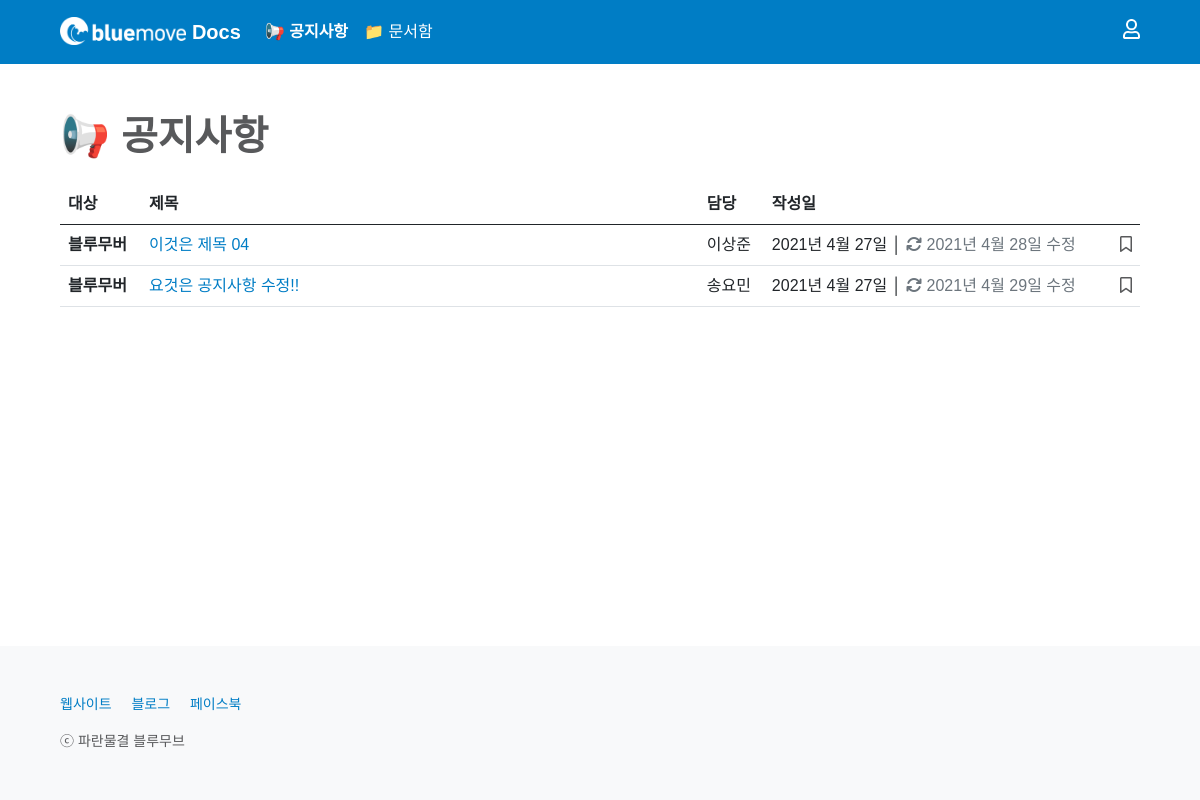
Before: /notice/ with the older database file.
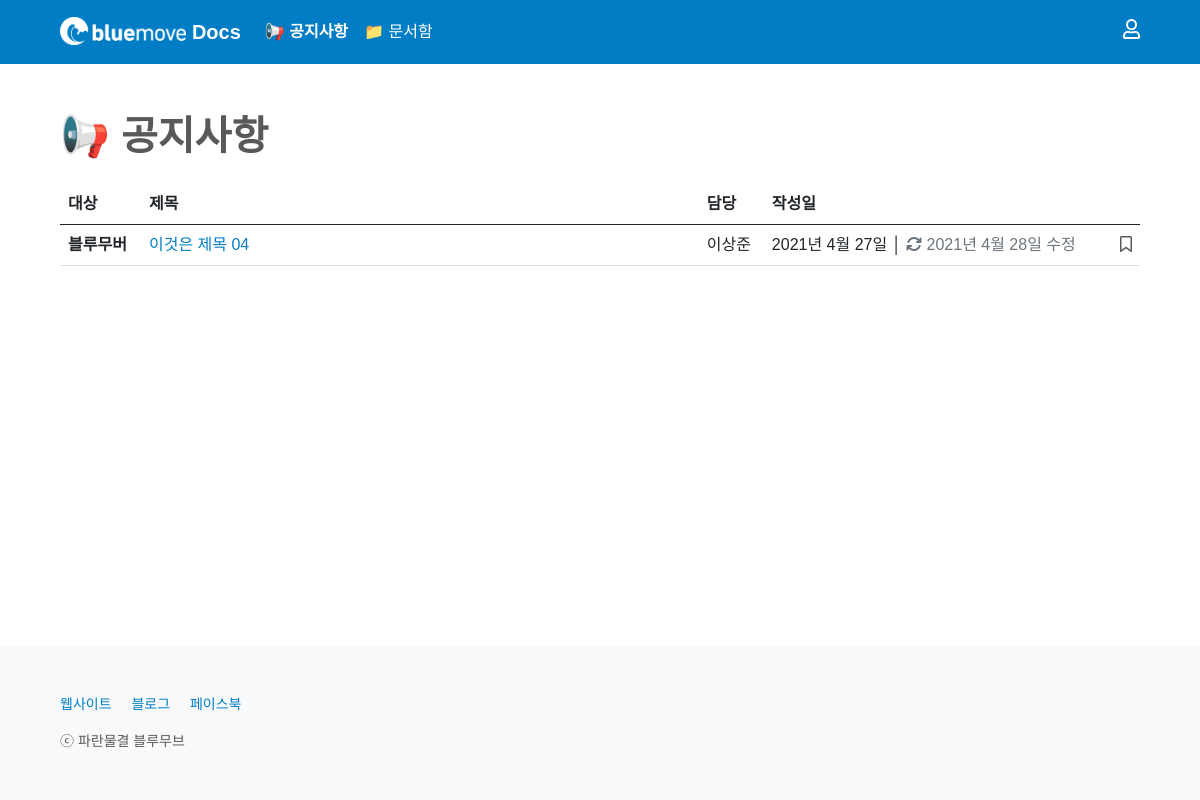
After: the same page with the newer database file.
### notice/models.py (models this page shows, shortened)
class Notice(models.Model):
    CATEGORY_CHOICES = {
        ('bluemover', '블루무버'),
        ('guest', '게스트'),
    }
    title = models.CharField(max_length = 50)
    old_title = models.CharField(max_length = 50, null=True, blank=True)
    writer = models.ForeignKey(User, on_delete=models.CASCADE)
    category = models.CharField(max_length = 50, choices = CATEGORY_CHOICES)
    channel_id = models.CharField(max_length = 50)
    channel_name = models.CharField(max_length = 50)
    content = RichTextField()
    image = models.ImageField(upload_to='images/', null=True, blank=True)
    created_at = models.DateField(auto_now_add = True)
    updated_at = models.DateField(auto_now = True)
    favorite_user_set = models.ManyToManyField(User, blank=True, related_name="favorite_user_set", through="Favorite")

### notice/views.py (the view)
# urls.py: path('', main, name='main'),
def main(request):
    if request.user.is_authenticated:
        profile = Profile.objects.get(user=request.user)
        if not profile.info_update_flag == True:
            return redirect('users:write_info', request.user.id)
        else:
            None
    else:
        None
    all_notices = Notice.objects.all().order_by('-id')
    page = request.GET.get('page', 1)
    paginator = Paginator(all_notices, 10)
    try:
        all_notices = paginator.page(page)
    except PageNotAnInteger:
        all_notices = paginator.page(1)
    except EmptyPage:
        all_notices = paginator.page(paginator.num_pages)
    return render(request, 'notice/main.html', {'all_notices': all_notices})

### notice/templates/notice/main.html (shortened to what this page needs)
{% extends 'base.html' %}
{% block content %}
{% include 'shared/_navbar4notice.html' %}
<main class="px-2 px-md-5">
    <div class="container-md mt-5">
        <h1 class="mb-4" style="font-weight: 600; color: #58595B;">📢 공지사항</h1>
        {% include 'shared/_noticetable.html' %}
    </div>
</main>
{% endblock %}

### home/templates/shared/_noticetable.html (shortened to what this page needs)
<div class="table-responsive" id="noticetable-table">
    <table class="table">
        <thead>
            <tr>
                <th scope="col">대상</th>
                <th scope="col">제목</th>
                <th scope="col">담당</th>
                <th scope="col">작성일</th>
                <th class="text-end" scope="col"></th>
            </tr>
        </thead>
        <tbody>
            {% for notice in all_notices %}
            <tr>
                <th scope="row">
                {% if notice.category == 'bluemover' %}
                    블루무버
                {% elif notice.category == 'guest' %}
                    게스트
                {% else %}
                    알 수 없음
                {% endif %}
                </th>
                <td><a href="{% url 'notice:read' notice.id %}{{ request.get_full_path|cut:request.path }}" style="word-break: break-word; overflow: hidden; text-overflow: ellipsis; width: 500px; display: -webkit-box; -webkit-line-clamp: 1; -webkit-box-orient: vertical;">{{ notice.title }}</a></td>
                <td>
                    {{ notice.writer.last_name }}{{ notice.writer.first_name }}
                </td>
                <td>
                    {% if notice.created_at == notice.updated_at %}
                    {{ notice.created_at }}
                    {% else %}
                    {{ notice.created_at }} │ <span style="color: #6C757D;"><i class="fas fa-sync"></i> {{ notice.updated_at }} 수정</span>
                    {% endif %}
                </td>
                <td>
                    {% if user.is_authenticated %}
                    <div class="text-end">
                        {% if not request.path == '/notice/' %}
                        <a class="bookmark no-pointer" style="" href="{% url 'notice:notice_favorite' notice.id %}?next={{ request.get_full_path }}#noticeTablePosition">
                        {% else %}
                        <a class="bookmark no-pointer" style="" href="{% url 'notice:notice_favorite' notice.id %}?next={{ request.get_full_path }}">
                        {% endif %}
                            {% if user in notice.favorite_user_set.all %}
                            <i class="fas fa-bookmark"></i>
                            {% else %}
                            <i class="far fa-bookmark"></i>
                            {% endif %}
                        </a>
                    </div>
                    {% else %}
                    <div class="text-end">
                        <a type="button" class="bookmark no-pointer" style="" data-bs-toggle="modal" data-bs-target="#tableloginModal">
                            <i class="far fa-bookmark"></i>
                        </a>
                    </div>
                    {% endif %}
                </td>
            </tr>
            {% empty %}
            <tr>
                <td colspan="5">
                    <div class="text-center"><br><h2 style="color: #CCCCCC; font-weight: 600;"><i class="far fa-folder-open"></i> 비어 있어요!</h2><p class="mb-4">공지사항이 없습니다.</p></div>
                </td>
            </tr>
            {% endfor %}
        </tbody>
    </table>
</div>

Changed rows visible on the page:
removed Notice: category "블루무버", title "요것은 공지사항 수정!!", writer.last_name "송", writer.first_name "요민", created_at "2021년 4월 27일", updated_at "2021년 4월 29일"
